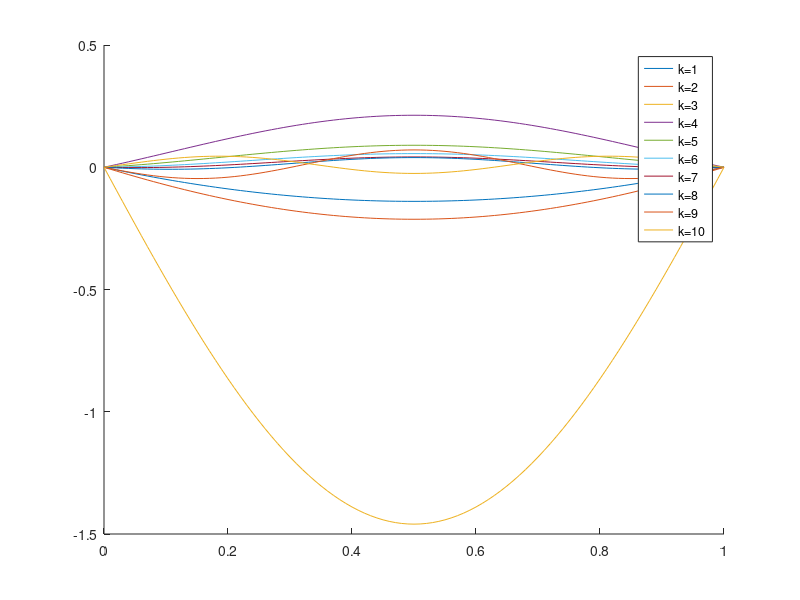

Write the MATLAB code that produced this figure. (Note: this script raises an error after producing the figure.)
%% week8
f=@(x,k)-cos(k*x)/k^2+(cos(k)-1)/(k^2*sin(k))*sin(k*x)+1/k^2;
hold on;
for i=1:10
k=i;
f1=@(x)f(x,k);
xx=0:0.01:1;uu=f1(xx);
plot(xx,uu);
end
hold off;legend('k=1','k=2','k=3','k=4','k=5','k=6','k=7','k=8','k=9','k=10')

%% solve -u''+bu'+cu=1
%f=@(x)sin(2*pi*x);
f=@(x)-x./x;
hold on;
for i=1:10
[u x]=Ch3_fd1dfr(b,c,f,2^i,0,0);
plot(x,u);
end
setfigure;


hold on;
for k=1:3
b=-20+10*k;
[u x]=Ch3_fd1dfr(b,c,f,2^i,0,0);
plot(x,u);
end
legend('b=-10;c=0','b=0;c=0','b=10;c=0');setfigure;

b=10;c=10;
e=zeros(10,1);
h=2.^(-3:-1:-12);
for i=1:10
N=1/h(i);
[u x]=Ch3_fd1dfr(b,c,f,N,0,0);
u0=Ch3_preciseval(x,b,c,N);
e(i)=norm(u-u0);
end
%hold on;plot(x,u);plot(x,u0);
loglog(h,e);title('error-to-stepsize');

% [u x]=Ch3_fd1dbr(b,c,f,2^i,0,0);
% plot(x,u);
% [u x]=Ch3_fd1dcr(b,c,f,2^i,0,0);
% plot(x,u);

%% matlab built-in
twoode=@(x,y)[ y(2); b*y(2)+c*y(1)-1 ];
twobc=@(ya,yb)[ ya(1); yb(1) + 2 ];
solinit = bvpinit(linspace(0,4,5),[1 0]);
sol = bvp4c(twoode,twobc,solinit);
x = linspace(0,4);
y = deval(sol,x);
plot(x,y(1,:))

%% chebyshev (play)
f=inline('cos(k*acos(x))')
xx=linspace(-1,1);
for i=1:7
plot(xx,f(xx))
end
%%%


%% -u''+u=f
n=3
I=speye(n)
e=ones(n,1)
D=spdiags([-e 2*e -e],-1:1,n,n)
A=kron(I,D)+kron(D,I)

B=A+speye(n*n)


I0=speye(n^2)

[V,E]=eig(B)

%% fd2d
p=15;
N=100:100:100*p;
err=zeros(p,1);
for i=1:p
[~,~,~,err(i)]=Ch3_fd2d(N(i));
end
loglog(1./N,err);
setfigure;